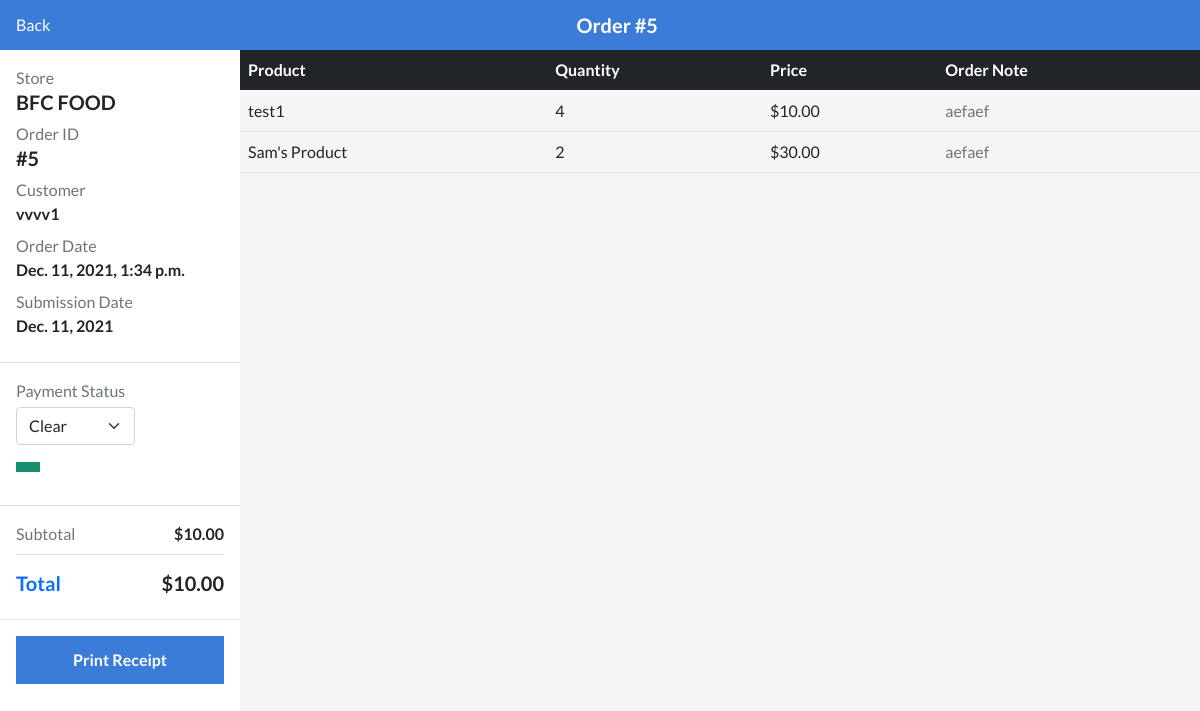
Page /restaurant/due-details/7/5/ on the committed database.
### restaurant/models.py (models this page shows, shortened)
class DueModel(models.Model):
    created_at = models.DateTimeField(auto_now_add=True, null=True)
    shop = models.ForeignKey(Shop, on_delete=models.SET_NULL, null=True)
    customer = models.ForeignKey(Customer, on_delete=models.SET_NULL, null=True)
    order_note = models.TextField()
    submission_date = models.DateField()
    items = models.ManyToManyField(CartItems)
    due_total = models.DecimalField(decimal_places=2, max_digits=10, default=0.00)
    due_clear = models.BooleanField(default=False, null=True)
    class Meta:
        ordering = ["-id"]

class Customer(models.Model):
    added_by = models.ForeignKey(User, on_delete=models.CASCADE, null=True)
    customer_name = models.CharField(max_length=255)
    customer_contact = models.CharField(max_length=255)
    customer_email = models.EmailField(unique=True)
    customer_add = models.TextField()
    created_at = models.DateTimeField(auto_now_add=True, null=True)
    class Meta:
        ordering = ["-id"]

class CartItems(models.Model):
    item = models.ForeignKey(Item, on_delete=models.SET_NULL, null=True)
    quantity = models.IntegerField(null=True, blank=True)
    class Meta:
        ordering = ["-id"]

class Item(models.Model):
    item_name = models.CharField(max_length=255)
    item_price = models.DecimalField(
        decimal_places=2, max_digits=10, default=0.00)
    buying_price = models.DecimalField(
        decimal_places=2, max_digits=10, default=0.00)
    brand = models.ForeignKey(
        Brand, on_delete=models.SET_NULL, null=True, blank=True)
    category = models.ForeignKey(Category, on_delete=models.SET_NULL, null=True)
    vendor = models.ForeignKey(Vendor, on_delete=models.SET_NULL, null=True)
    shop = models.ForeignKey(Shop, on_delete=models.SET_NULL, null=True)
    stock_amount = models.PositiveIntegerField(default=0)
    out_of_stock = models.BooleanField(default=False, null=True, blank=True)
    item_img = models.ImageField(upload_to="images/", null=True)
    product_descriptions = models.TextField(null=True)
    upc = models.IntegerField(null=True, blank=True)
    sku = models.CharField(max_length=255, null=True)
    created_at = models.DateTimeField(null=True, auto_now_add=True)
    class Meta:
        ordering = ['-id']

### SAAS/models.py (models this page shows, shortened)
class Shop(models.Model):
    user = models.OneToOneField(User, on_delete=models.CASCADE)
    shop_name = models.CharField(max_length=255, unique=True)
    shop_logo = models.ImageField(upload_to="images/", null=True)
    is_active = models.BooleanField(default=False, null=True)
    class Meta:
        ordering = ["-id"]

### restaurant/views.py (the view)
# urls.py: path("due-details/<int:shop_id>/<int:id>/", restaurantDueOrderDetailsView, name="restaurant-due-details"),
def restaurantDueOrderDetailsView(request, shop_id, id):
    shopId = get_object_or_404(Shop, id=shop_id)
    order_details = get_object_or_404(DueModel, shop=shopId, id=id)
    args = {
        "order_details": order_details,
        "shopId": shopId,
    }
    return render(request, "restaurant/restaurantDueOrderDetails.html", args)

### restaurant/templates/restaurant/restaurantDueOrderDetails.html (shortened to what this page needs)
{% extends "restaurant/base.html" %}
{% load static %}
{% block content %}
<link rel="stylesheet" href="{% static 'css/restaurant/orderDetails.css' %}" />
<section id="restaurant__orderDetailContent">
    <div id="restaurant__orderDetailsHeader" class="d-flex justify-content-between align-items-center px-3">
        <section>
            <a href="{% url 'restaurant-all-dues' shopId.id %}" class="text-white">
                 Back
            </a>
        </section>
        <section class="restaurant__allOrdersHeaderTitle">
            <h5 class="text-white fw-bold">Order #{{ order_details.id }}</h5>
        </section>
    </div>
    <div class="d-flex">
        <div class="restaurant__orderDetailsLeftSection w-25 bg-white">
            <section class="border-bottom border-1 py-3 border-muted px-3">
                <div>
                    <p class="text-muted">Store</p>
                    <h5 class="fw-bold">{{ shopId.shop_name }}</h5>
                </div>
                <div>
                    <p class="text-muted">Order ID</p>
                    <h5 class="fw-bold">#{{ order_details.id }}</h5>
                </div>
                <div>
                    <p class="text-muted">Customer</p>
                    <p class="fw-bold">{{ order_details.customer.customer_name }}</p>
                </div>
                <div>
                    <p class="text-muted">Order Date</p>
                    <p class="fw-bold">{{ order_details.created_at }}</p>
                </div>
                <div>
                    <p class="text-muted">Submission Date</p>
                    <p class="fw-bold">{{ order_details.submission_date }}</p>
                </div>
            </section>
            <section class="border-bottom border-1 py-3 border-muted px-3">
                <div class="d-flex justify-content-between align-items-center">
                    <section>
                        <p class="text-muted">Payment Status</p>
                        <form method="POST" action="{% url 'update-due-status' shopId.id order_details.id %}">{% csrf_token %}
                            <select name="payment_status" class="form-select my-1">
                                <option value="clear" {% if order_details.due_clear == True %}selected{% endif %}>Clear</option>
                            </select>
                            <button type="submit" id="payment__updateBtn">
                            </button>
                        </form>
                    </section>
                </div>
            </section>
            <section class="border-bottom border-1 py-3 border-muted px-3">
                <div>
                    <section class="d-flex justify-content-between align-items-center">
                        <p class="text-muted">Subtotal</p>
                        <p class="fw-bold">${{ order_details.due_total }}</p>
                    </section>
                    <section class="d-flex justify-content-between align-items-center border-top border-muted border-1 pt-3">
                        <h5 class="fw-bold text-primary">Total</h5>
                        <h5 class="fw-bold">${{ order_details.due_total }}</h5>
                    </section>
                </div>
            </section>
            <section class="restaurant__orderPrintBtn d-flex justify-content-center px-3 pt-3">
                <a href="{% url 'restaurant-due-receipt' shopId.id order_details.id %}" class="w-100">
                    <button class="fw-bold">Print Receipt</button>
                </a>
            </section>
        </div>
        <div class="restaurant__orderDetaislRightSection w-100">
            <section class="d-flex flex-column justify-content-between h-100">
                <div>
                    <section class="table-responsive h-100">
                        <table class="table">
                            <thead class="table-dark restaurant__orderDetailsTableHeader">
                            <tr>
                                <th scope="col" colspan="2">Product</th>
                                <th scope="col">Quantity</th>
                                <th scope="col">Price</th>
                                <th scope="col" colspan="2">Order Note</th>
                            </tr>
                            </thead>
                            <tbody class="restaurant__orderDetailsTableBody">
                                {% for order in order_details.items.all %}
                                <tr>
                                    <td colspan="2">{{ order.item.item_name }}</td>
                                    <td>{{ order.quantity }}</td>
                                    <td>${{order.item.item_price }}</td>
                                    <td colspan="2" style="max-width: 2rem; word-break: break-all;" class="text-muted">{{ order_details.order_note }}</td>
                                </tr>
                                {% endfor %}
                            </tbody>
                        </table>
                    </section>
                </div>
            </section>
        </div>
    </div>
</section>
{% endblock %}

### static/css/restaurant/base.css (style rules this page uses)
*, *::before, *::after { box-sizing: border-box; list-style: none !important; text-decoration: none !important; font-family: 'Lato', sans-serif; }
:root { --background-primary: #f5f5f5; --blue-primary: #3a7cd8; --blue-second-primary: #CAE8F4; --dark-primary: #111; --green-primary: #4EC274; --dark-blue-primary: #434C55; --white-primary: #fff; --blue-third-primary: #bfdeff; --green-primary: #198E6C; }
body { background-color: var(--background-primary); }

### static/css/restaurant/orderDetails.css (style rules this page uses)
#restaurant__orderDetailContent { overflow: hidden !important; }
#restaurant__orderDetailsHeader { background-color: var(--blue-primary); padding-top: 0.8rem; padding-bottom: 0.8rem; }
.restaurant__allOrdersHeaderTitle > h5 { margin-block-start: 0 !important; margin-block-end: 0 !important; }
.restaurant__orderDetailsLeftSection { height: 100vh; }
.restaurant__orderDetailsLeftSection > section > div > p, .restaurant__orderDetailsLeftSection > section > div > h5, .restaurant__orderDetailsLeftSection > section > div > section > p, .restaurant__orderDetailsLeftSection > section > div > section > h5 { margin-block-start: 0 !important; margin-block-end: 0 !important; }
.restaurant__orderDetailsLeftSection > section > div, .restaurant__orderDetailsLeftSection > section > div > section { margin-bottom: 0.5rem; }
.restaurant__orderDetaislRightSection > section > div { height: 100vh; padding-bottom: 2.5rem; }
.restaurant__orderDetailsTableHeader { position: sticky; position: -webkit-sticky; top: 0; left: 0; }
.restaurant__orderDetailsTableBody { overflow-y: auto; }
.restaurant__orderPrintBtn > a > button { width: 100%; height: 100%; padding: 10px 25px; border: 2px solid var(--blue-primary); font-weight: 500; background: transparent; cursor: pointer; background: var(--blue-primary); color: var(--white-primary); z-index: 1; transition: all 0.3s ease; position: relative; display: inline-block; }
.restaurant__orderPrintBtn > a > button::after { position: absolute; content: ""; width: 0; height: 100%; top: 0; right: 0; z-index: -1; background: var(--background-primary); transition: all 0.3s ease; }
#payment__updateBtn { height: 100%; padding: 3px 10px; border: 2px solid var(--green-primary); font-weight: 500; background: transparent; cursor: pointer; background: var(--green-primary); color: var(--white-primary); z-index: 1; transition: all 0.3s ease; position: relative; display: inline-block; text-align: center; }
#payment__updateBtn::after { position: absolute; content: ""; width: 0; height: 100%; top: 0; right: 0; z-index: -1; background: var(--background-primary); transition: all 0.3s ease; }

### rows in the picture
DueModel: id "5", customer.customer_name "vvvv1", created_at "Dec. 11, 2021, 1:34 p.m.", submission_date "Dec. 11, 2021", payment_status "Clear", due_total "10.00", order_note "aefaef"
Shop: shop_name "BFC FOOD"
CartItems: item.item_name "test1", quantity "4", item.item_price "10.00"
CartItems: item.item_name "Sam's Product", quantity "2", item.item_price "30.00"
